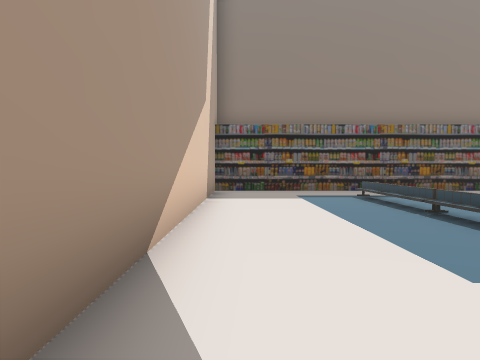
view 1 (above)

20 first-person views from a walk through a 3-D level made in the Unity game engine. The camera is 1.4 m above the floor, tilts 2° down and sees 70° across. The floor is counted in squares, 2 m on a side. Each view is taken from the middle of a square. On the plan, view 1 faces up. The plan holds only what a view shows up to about 11 squares ahead; the rest is blank. The place goes on beyond the plan. The player character is not drawn. Some animated figures are left out.

view 2
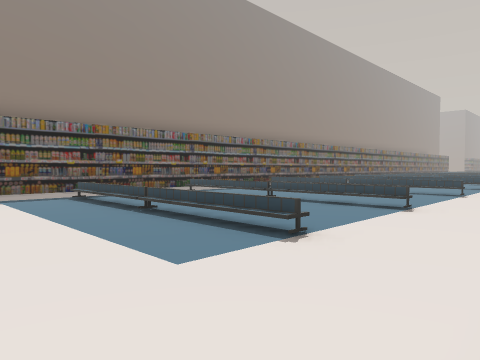

view 3
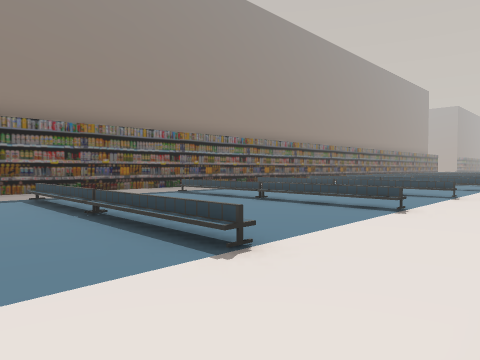

view 4
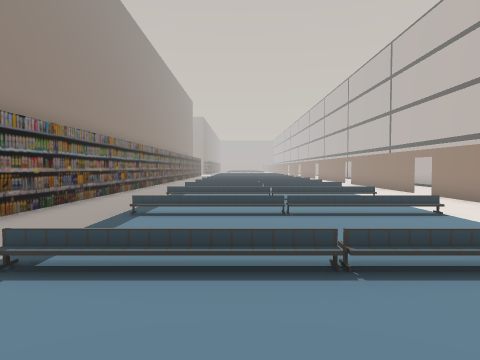

view 5
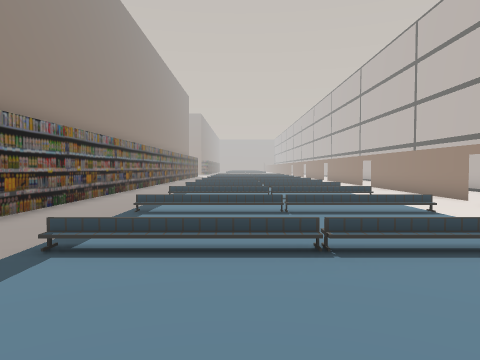

view 6
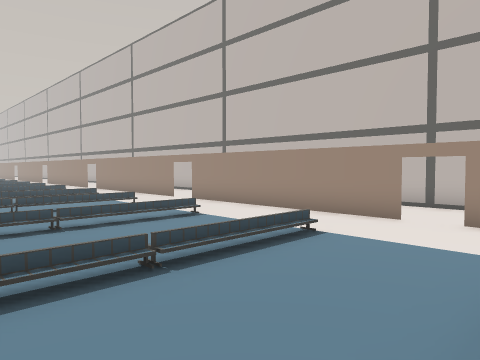

view 7
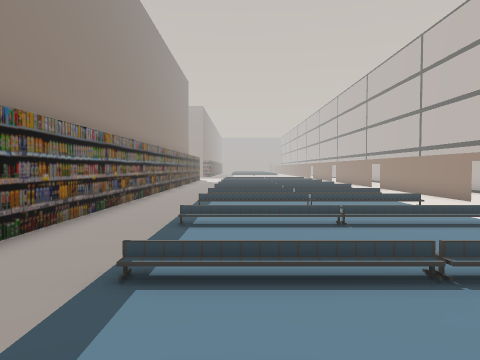

view 8
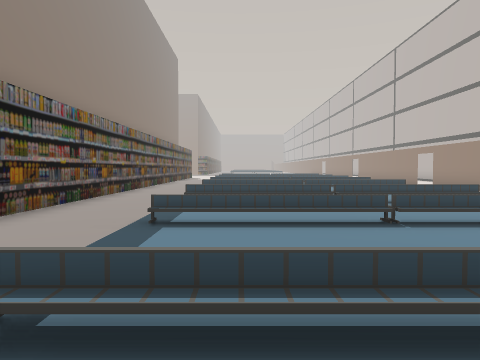

view 9
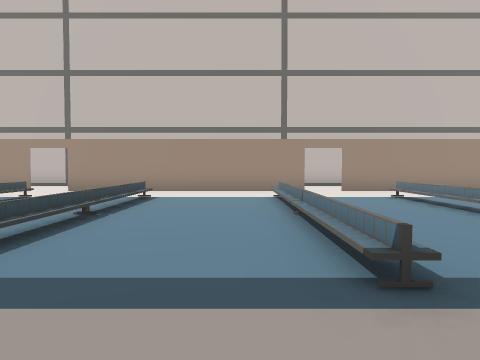

view 10
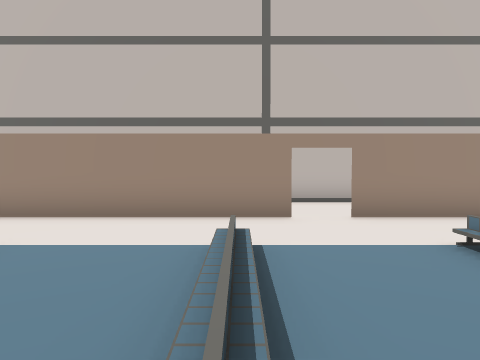

view 11
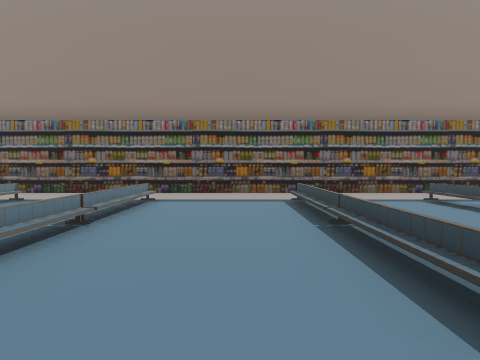

view 12
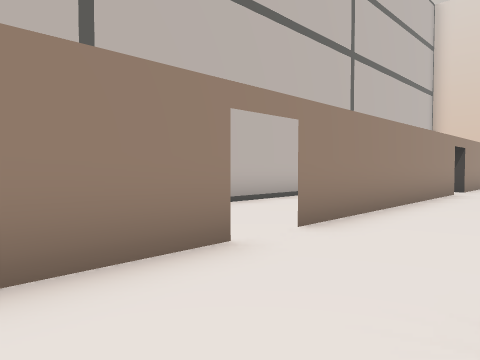

view 13
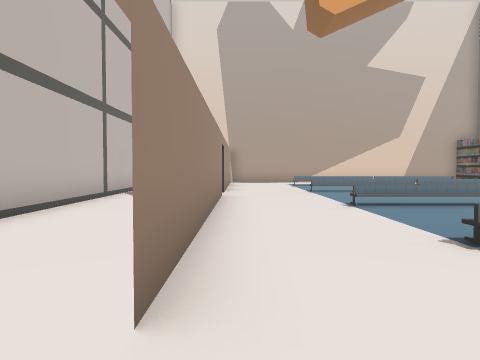

view 14
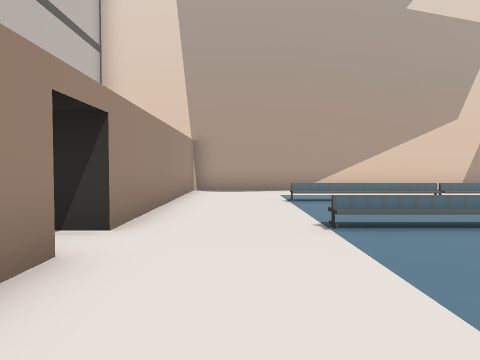

view 15
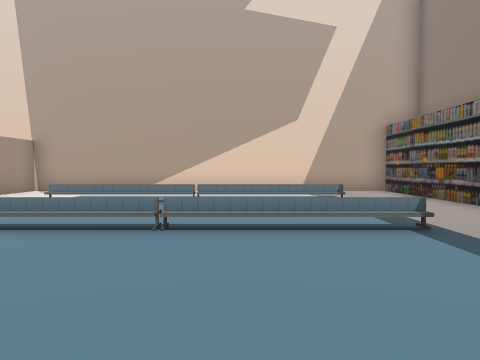

view 16
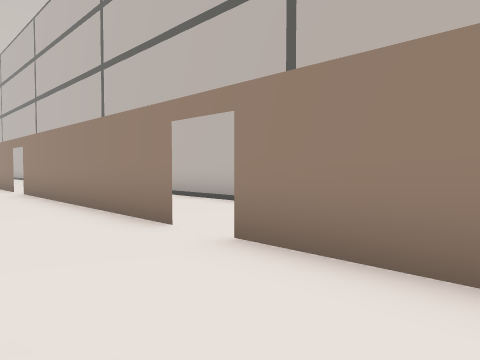

view 17
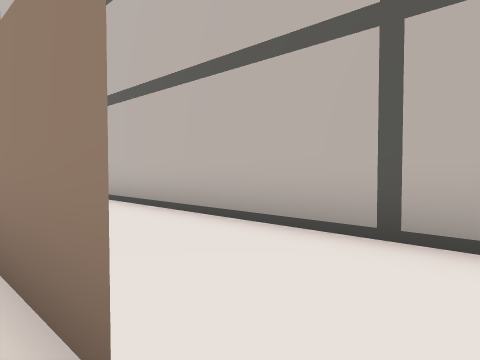

view 18
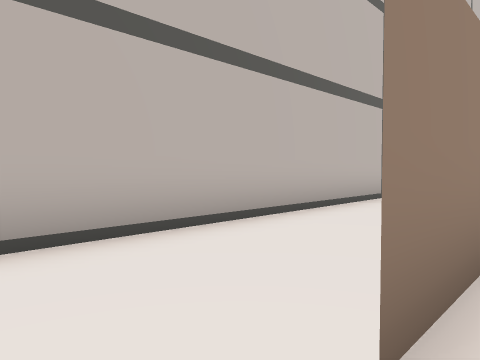

view 19
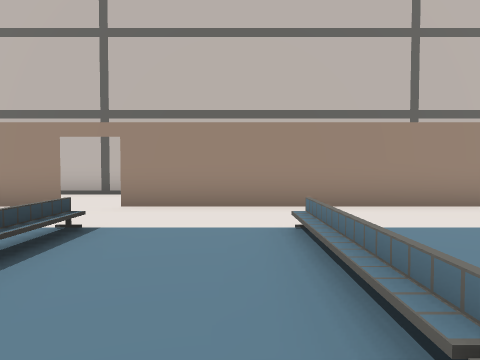

view 20
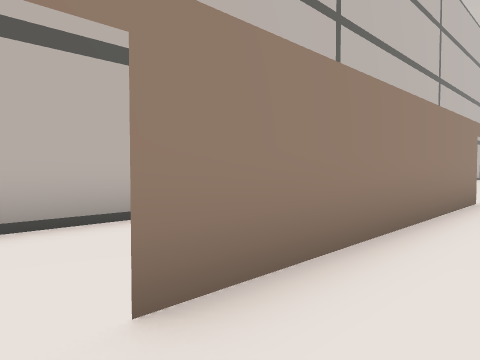

### Floor plan
Key: @ floor where view 1 was taken; # wall or solid block; x gap in a wall; . floor; / step, stairs or slope; = window, fence, low wall or low ledge.
Columns run from 1 left of view 1 to 32 right of it. Each row starts with its distance up from view 1.
 11 ##################################
 10 #.................................
  9 #.................................
  8 #...=..=...=..=..=..=..=..=..= .=.
  7 #.../../....../.........../... ./
  6 #.../../....../.........../...../
  5 #...=..=...=..=..=..=..=..=..=..
  4 #.../../....../.........../...../
  3 #.../../....../.........../...../
  2 #.../../....../.........../...../.
  1 #.................................
  0 #@................................
 -1 ################.#######xx#######.
 -2         # ........................
 -3         #...... ..................
 -4         ##########################

Positions as (right, up) in squares from view 1, and headings:
1: (0, 0), facing up
2: (0, 0), facing up-right
3: (4, 0), facing up-right
4: (3, 6), facing right
5: (6, 6), facing right
6: (13, 7), facing down-right
7: (13, 7), facing right
8: (18, 7), facing right
9: (26, 10), facing down
10: (25, 6), facing down
11: (27, 1), facing up
12: (18, 2), facing down-left
13: (16, 0), facing left
14: (10, 1), facing left
15: (10, 6), facing left
16: (12, 2), facing down-right
17: (23, 0), facing down-right
18: (24, 0), facing down-left
19: (29, 6), facing down
20: (32, 1), facing down-left
